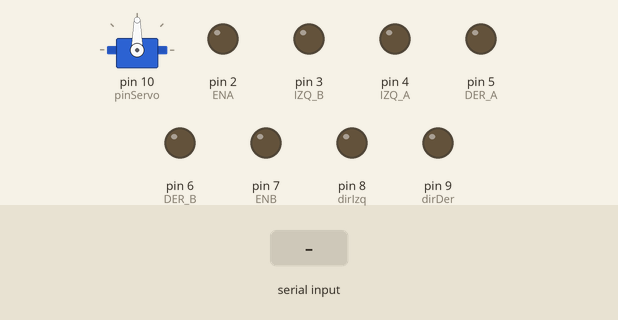
This sketch was run on a simulated Arduino Uno, built with avr-gcc and run on an emulated ATmega328P. Parts: servo, output pins drawn as LEDs (lit = HIGH). Dashed ring = blinking. The inputs (shaded band) are chosen by the test bench.

Above: at 1.2 s.
1.3 s: "2" received over Serial
At 1.7 s:
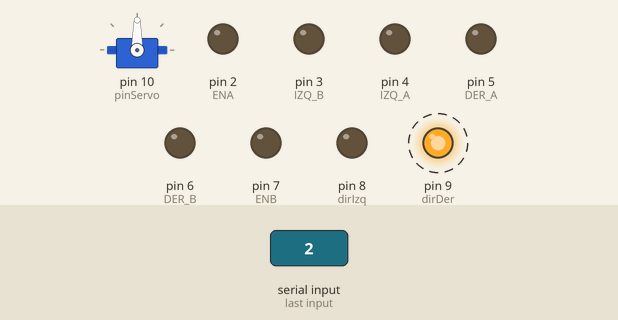
4.3 s: "3" received over Serial
At 4.7 s:
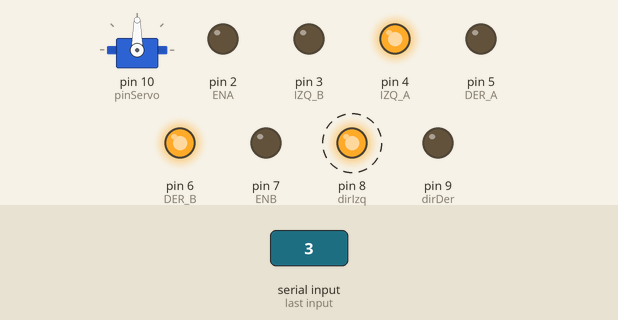
7.3 s: "4" received over Serial
At 8.3 s:
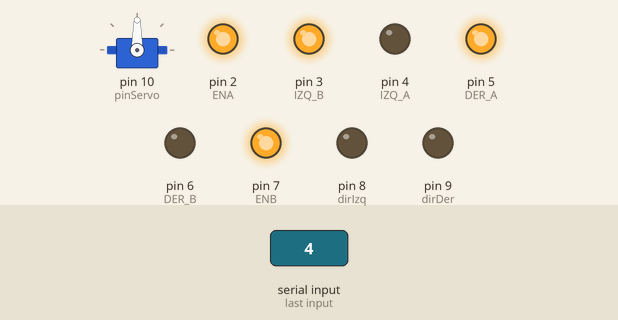
8.9 s: "5" received over Serial
At 9.6 s:
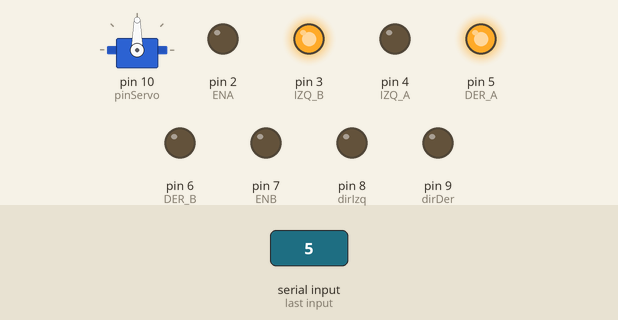
10.5 s: "2" received over Serial
At 14.1 s:
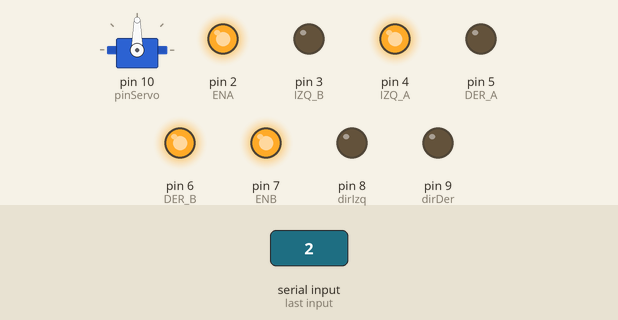
Timing chart, 0 to 14.5 s (numbered marks = the images above; inputs shaded):
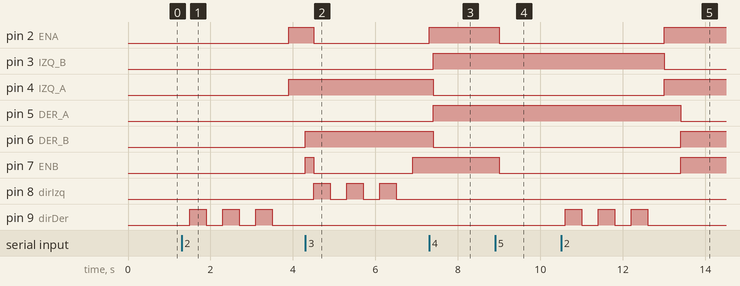

Measured:
- after the input at 1.3 s, pin 2 (ENA), pin 4 (IZQ_A): LOW → HIGH after 2.6 s; pin 9 (dirDer): alternates HIGH for 0.40 s and LOW for 0.40 s, starting after 0.20 s
- after the input at 4.3 s, pin 2 (ENA): HIGH → LOW after 0.20 s; pin 8 (dirIzq): alternates HIGH for 0.40 s and LOW for 0.40 s, starting after 0.20 s
- after the input at 7.3 s, pin 3 (IZQ_B), pin 5 (DER_A): LOW → HIGH after 0.10 s; pin 4 (IZQ_A), pin 6 (DER_B): HIGH → LOW after 0.10 s
- after the input at 8.9 s, pin 2 (ENA), pin 7 (ENB): HIGH → LOW after 0.10 s
- after the input at 10.5 s, pin 2 (ENA), pin 4 (IZQ_A): LOW → HIGH after 2.5 s; pin 3 (IZQ_B): HIGH → LOW after 2.5 s; pin 5 (DER_A): HIGH → LOW after 2.9 s; pin 6 (DER_B), pin 7 (ENB): LOW → HIGH after 2.9 s; pin 9 (dirDer): alternates HIGH for 0.40 s and LOW for 0.40 s, 6 changes in all, then stays LOW, starting after 0.10 s

The sketch:

codigo_auto.ino
```cpp
#include <Servo.h>

Servo SERVO1;
int VELOCIDAD_MAX = 250;
int VELOCIDAD_MIN = 150;

int IZQ_A 		= 4;
int IZQ_B 		= 3;
int DER_A 		= 5;
int DER_B 		= 6;
int ENB 		= 7;
int ENA 		= 2;
int VELOCIDAD 	= VELOCIDAD_MIN;
int ESTADO 		= 53; //en switch significa "parar"

int ANGULO_DERECHO 		= 165;
int ANGULO_CENTRO 		= 88;
int ANGULO_IZQUIERDO 	= 15;

int PECHO 		= 11;
int PTRIG 		= 12;
int duracion, distancia, DisDer, DisIzq, DisEcoDer, DisEcoIzq, DisFrenteEco;
int pause_giro = 300;
int dirIzq = 8;
int dirDer = 9;
int pinServo = 10;
int paso_automatico = 1000;

void setup(){
	Serial.begin(9600);
	SERVO1.attach(pinServo);
	pinMode(DER_A, OUTPUT);
	pinMode(DER_B, OUTPUT);
	pinMode(IZQ_A, OUTPUT);
	pinMode(IZQ_B, OUTPUT);
	pinMode(PECHO, INPUT);
	pinMode(PTRIG,OUTPUT);
  pinMode(dirIzq, OUTPUT);
  pinMode(dirDer, OUTPUT);
}

/*
 * los valores recibidos por la tarjeta bluetooth llegan codigicados en ascii, osea que:
 * 49 = 1 (flecha arriba)
 * 50 = 2 (flecha izquierda)
 * 51 = 3 (flecha derecha)
 * 52 = 4 (flecha abajo)
 * 53 = 5 (centro - pausa)
 * 54 = 6 (RAPIDO)
 * 55 = 7 (AUTO)
 * 56 = 8 (LENTO)
 * 57 = 9 (NORMAL)
 */

void loop(){
	if(Serial.available()>0){
		ESTADO = Recibir_Datos();
	}
	//Serial.println(ESTADO);
  delay(100);

	switch(ESTADO){
    case 49:  //AVANZAR
      Avanzar();
      break;
    case 50: //GIRAR IZQUIERDA
      Parar();
      Parar_Izq();
      delay(pause_giro);
      ESTADO = 49;
      break;
    case 51: //GIRAR DERECHA
      Parar();
      Parar_Der();
      delay(pause_giro);
      ESTADO = 49;
      break;
    case 52: //RETROCEDER
      Retroceder();
      //Retroceder_Izq();
      break;
    case 53:  //PARAR
      Parar();
      break;
		case 54:
			VELOCIDAD = VELOCIDAD_MAX;
      pause_giro = 350;
			break;
    case 55:
      mode_auto();
      break;
		case 56:
			VELOCIDAD = VELOCIDAD_MIN;
      pause_giro = 600;
			break;
    default:
      break;
	}
}

void direccional(int direccion){
  //Serial.println(direccion);
  if (direccion == 8){
    for (int i = 0; i<3; i++){
      digitalWrite(dirIzq, HIGH);
      delay(400);
      digitalWrite(dirIzq, LOW);
      delay(400);
    }
  }else if(direccion == 9){
    for (int i = 0; i<3; i++){
      digitalWrite(dirDer, HIGH);
      delay(400);
      digitalWrite(dirDer, LOW);
      delay(400);
    }
  }else{
    digitalWrite(dirIzq, LOW);
    digitalWrite(dirDer, LOW);
  }
}

int Recibir_Datos(){
	return Serial.read();
}

void Avanzar(){
	digitalWrite(DER_A, LOW);
	digitalWrite(DER_B, HIGH);
	analogWrite(ENB, VELOCIDAD);
	digitalWrite(IZQ_A, HIGH);
	digitalWrite(IZQ_B, LOW);
	analogWrite(ENA, VELOCIDAD);
}

void Parar(){
	analogWrite(ENB, 0);
	analogWrite(ENA, 0);
}

void Retroceder(){
	digitalWrite(DER_A, HIGH);
	digitalWrite(DER_B, LOW);
	analogWrite(ENB, VELOCIDAD);
	digitalWrite(IZQ_A, LOW);
	digitalWrite(IZQ_B, HIGH);
	analogWrite(ENA, VELOCIDAD);
}


void Parar_Der(){
  direccional(dirIzq);
	digitalWrite(DER_A, LOW);
	digitalWrite(DER_B, HIGH);
	analogWrite(ENB, VELOCIDAD);
	analogWrite(ENA, 0);
}

void Parar_Izq(){
  direccional(dirDer);
	analogWrite(ENB, 0);
	digitalWrite(IZQ_A, HIGH);
	digitalWrite(IZQ_B, LOW);
	analogWrite(ENA, VELOCIDAD);
}

int find_obstacule(){
  delay(1000);
  int obstaculo; //variable retorna 1 si hay obstaculo antes de 16 cm, 0 si no hay obstaculo
  digitalWrite(PTRIG, HIGH);
  delay(0.01);
  digitalWrite(PTRIG, LOW);
  duracion = pulseIn(PECHO, HIGH);
  distancia = ((duracion/2)/29);

  Serial.println(distancia);
  delay(1000);

  if(distancia <= 20){
     obstaculo = 1;
    }else{
      obstaculo = 0;
    }
  return obstaculo;
  }

int mode_auto(){
  while (ESTADO != 57){
    if(Serial.available()>0){
      ESTADO = Recibir_Datos();
      if (ESTADO == 53 or ESTADO == 57){
        ESTADO = 53;
        return 1;
      }
    }
    delay(1000);

    SERVO1.write(ANGULO_CENTRO);
    Serial.println("CENTRO");
    int find_centro = find_obstacule();
    delay(1000);
    SERVO1.write(ANGULO_DERECHO);
    int find_rigth = find_obstacule();
    delay(1000);
    SERVO1.write(ANGULO_IZQUIERDO);
    int find_left = find_obstacule();
    delay(1000);

    if (find_centro == 0){
      Avanzar();
      delay(paso_automatico-150);
      Parar();
      delay(paso_automatico);
    }else{
      if(find_rigth == 0){
        //Parar();
        Parar_Der();
        delay(pause_giro);
        Parar();
        delay(paso_automatico);
      }else{
        if (find_left == 0){
          //Parar();
          Parar_Izq();
          delay(pause_giro);
          Parar();
          delay(paso_automatico);
        }else{
          Retroceder();
          delay(paso_automatico-150);
          Parar();
        }
      }
    }
  }
}
```
